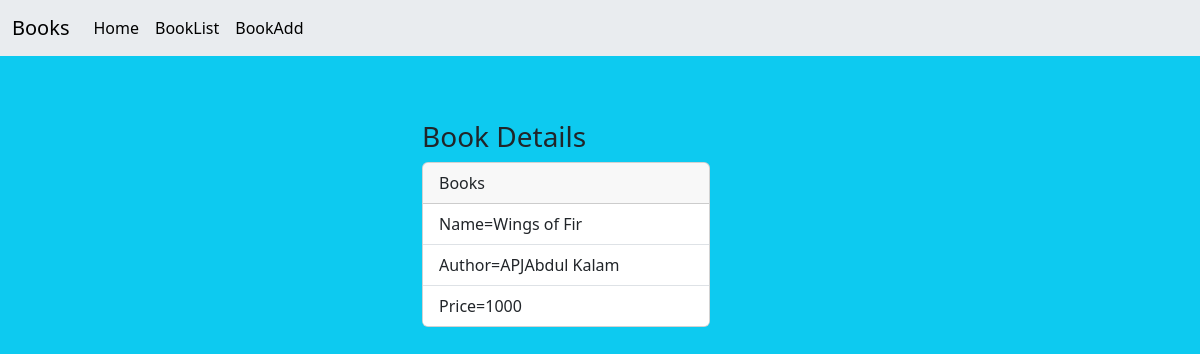
Page /Book/5 on the committed database.
### myapp/models.py (models this page shows, shortened)
class Books(models.Model):
    name=models.CharField(max_length=200)
    author=models.CharField(max_length=200)
    price=models.PositiveIntegerField()

### myapp/views.py (the view)
# urls.py: path("Book/<int:pk>",views.BookDetailsView.as_view(),name="book-detail"),
class BookDetailsView(View):
    def get(self,request,*args,**kwargs):
        id=kwargs.get("pk")
        qs=Books.objects.get(id=id)
        return render(request,"book_detail.html",{"book":qs})

### myapp/templates/book_detail.html
{%extends 'home.html'%}
{%block body_block%}
<div class="container ">
  <div class="row">
      <div class="col-4"></div>
      <div class="col-4 mt-5">
          <h3  class="mt-3">Book Details</h3>
          <div class="card" style="width: 18rem;">
              <div class="card-header">
                Books
              </div>
              <ul class="list-group list-group-flush">
                <li class="list-group-item">Name={{book.name}}</li>
                <li class="list-group-item">Author={{book.author}}</li>
                <li class="list-group-item">Price={{book.price}}</li>
              </ul>
            </div>
      </div>
      <div class="col-4"></div>
  </div>
</div>
{%endblock%}

### rows in the picture
Books: name "Wings of Fir", author "APJAbdul Kalam", price "1000"
